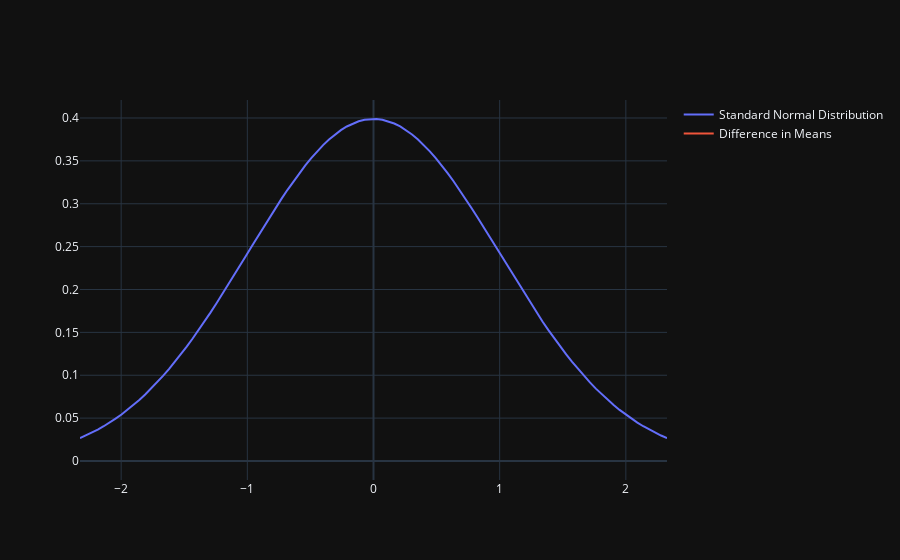

Notebook code cell kept with this figure:
### Code cell
area_fig = go.Figure()
area_fig.add_trace(go.Scatter(
    x= values_flatten,
    y= pdf_values,
    mode='lines',
    name='Standard Normal Distribution',
))

area_fig.add_trace(go.Scatter(
    x= [-1,-1],
    y= [0,0,4],
    mode='lines',
    name='Difference in Means',
   
))
area_fig.show() # suppose to have red line @ -1 line
